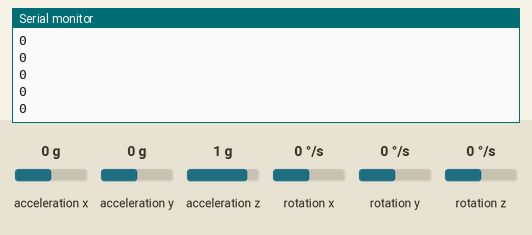
Bench run of a sketch on a simulated Arduino Nano, built with avr-gcc and run on an emulated ATmega328P. Shown: the last lines printed to the serial monitor. Wiring (inferred from the names in the program): MPU-6050 motion sensor at I2C address 0x68. Inputs (shaded band) come from the test bench; at power-on: rotation z 0 °/s, acceleration x 0 g, acceleration y 0 g, acceleration z 1 g, rotation x 0 °/s, rotation y 0 °/s.

Above: at 3.7 s.
3.8 s: rotation z set to -192 °/s
At 4.9 s:
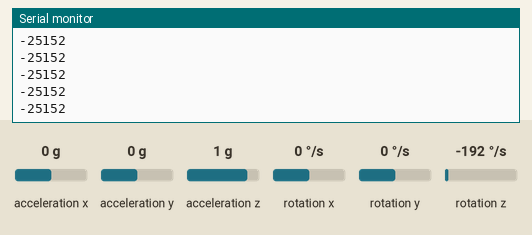
5.3 s: rotation z set to -100 °/s
At 6.2 s:
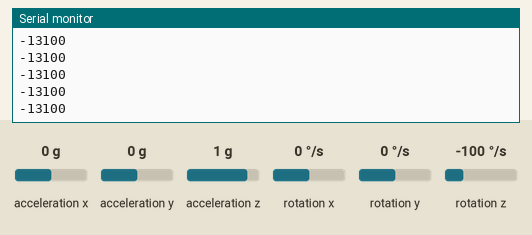
Timing chart, 0 to 8.3 s (numbered marks = the images above; inputs shaded):
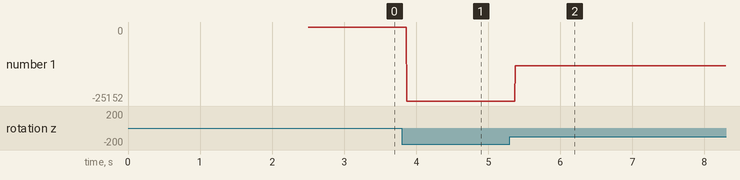

Measured:
- after the input at 3.8 s, the serial monitor: prints a new line after 0.07 s (image 1)
- after the input at 5.3 s, the serial monitor: prints a new line after 0.07 s (image 2)
- plotted number 1: 0 → -25152 after the input at 3.8 s, -25152 → -1 after the input at 5.3 s

The sketch:

BasisMPU6050.ino
```cpp
// Demoprogramm für Inertialsensor Cluster MPU6050
// Sensorik in der Mechatronik, Hasham Muhammad
// Connections: Arduino Nano: 5V-5V, GND-GND, A4-SDA ,A5-SCL
// Arduino Micro: 2-SDA, 3-SCL

#include <Wire.h>
#define sensor_address 0x68

void setup()
{
  Serial.begin(9600);
  Wire.begin();
  delay(1000);

  // Powermanagement aufrufen
  SetConfiguration(0x6B, 0x80);
  delay(500);

  // Sleep beenden und Clock von Gyroskopeachse X verwenden
  SetConfiguration(0x6B, 0x03);
  delay(500);

  // Konfiguration aufrufen
  SetConfiguration(0x1A, 0x00);
  SetConfiguration(0x1B, 0x00);
  SetConfiguration(0x1C, 0x00);
  delay(500);
}

void loop()
{
  byte result[14];
  result[0] = 0x3B;
  Wire.beginTransmission(sensor_address);
  Wire.write(result[0]);
  Wire.endTransmission();
  Wire.requestFrom(sensor_address, 14);

  for(int i = 0; i < 14; i++)
  {
    result[i] = Wire.read();
  }

  int acc_X = (((int)result[0]) << 8) | result[1];
  int acc_Y = (((int)result[2]) << 8) | result[3];
  int acc_Z = (((int)result[4]) << 8) | result[5];

  int temp = (((int)result[6]) << 8) | result[7];

  int gyr_X = (((int)result[8]) << 8) | result[9];
  int gyr_Y = (((int)result[10]) << 8) | result[11];
  int gyr_Z = (((int)result[12]) << 8) | result[13];

  Serial.print(gyr_Z);
  Serial.print("\n");
}

void SetConfiguration(byte reg, byte setting)
{
  Wire.beginTransmission(sensor_address);
  Wire.write(reg);
  Wire.write(setting);
  Wire.endTransmission();
}
```
